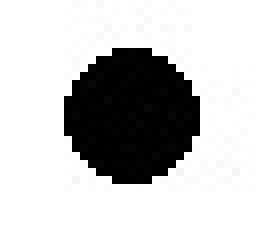
%> input picture 2012/Script_TaparCirculos/Imagenes/ImgSimple.jpg, 32 x 29 px (shown 8 times larger)
$ octave script_Test.m   (GNU Octave 9; MATLAB toolbox functions it lacks are replaced by stand-ins)
%> lines starting %> are read from the running program, lines starting %| are printed output that depends on the picture; in (x1, y1, x2, y2) boxes, pixels count from 0 and x2, y2 are one past the last pixel; in counts of white or black regions, pixels touching at a corner belong together; the program's own positions count from 1
### 2012/Script_Escalar/func_max_imag.m
function [pos_max_fila pos_max_columna valor]=func_max_imag(imag)
    [valor aux]=max(imag) %me devuelve el valor del maximo por columna, pero me da la posicion en la que esta(EN COLUMNA)
    [valor pos_max_columna]=max(valor);%cuando lo hago por segunda vez, me devuelve la columna en la que esta el maximo absoluto
    pos_max_fila=aux(pos_max_columna); %con el valor que averigue de la columna, ahora saco la fila del vector aux
end

### 2012/Script_TaparCirculos/script_Test.m


clc;
close all;
clear all;
fclose all;

%cargo las im醙enes
FileName = 'ImgSimple.jpg';
PathFile = '.\Imagenes';
FullFileName = fullfile(PathFile,FileName);
CargarIm_Matriz = imread(FullFileName);
%> CargarIm_Matriz is the input picture: size 29x32x3 uint8; min 0, max 255, mean 194.2
kernel =(CargarIm_Matriz( : , : ,1));
[imgKF , imgKC] = size(kernel);
%> imgKF = 29; imgKC = 32

for i= 1: imgKC
    for j= 1: imgKF

        if kernel(j,i)>128
            kernel(j,i)=0;
        else
            kernel(j,i) =255;
        end
    end
end

FileName = 'ImgCompleta.jpg';
PathFile = '.\Imagenes';
FullFileName = fullfile(PathFile,FileName);
CargarIm_Matriz = imread(FullFileName);
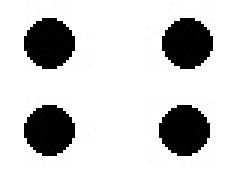
%> input picture 2012/Script_TaparCirculos/Imagenes/ImgCompleta.jpg, 81 x 65 px (shown 3 times larger)
%> CargarIm_Matriz is the input picture: size 65x81x3 uint8; min 0, max 255, mean 212.1
imshow(CargarIm_Matriz)

Img1 =(CargarIm_Matriz( : , : ,1));
[imgF , imgC] = size(Img1);
%> imgF = 65; imgC = 81

for i= 1: imgC
    for j= 1: imgF

        if Img1(j,i)>128
            Img1(j,i)=0;
        else
            Img1(j,i) =255;
        end
    end
end
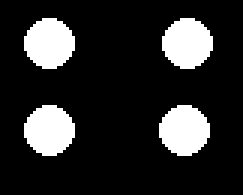
%> Img1: size 65x81 uint8 (shown 3 times larger); 16.8% white; 4 white regions, box (x1, y1, x2, y2) and area: (8, 6, 25, 23) 221, (54, 6, 71, 23) 221, (8, 35, 25, 52) 221, (53, 35, 70, 52) 221

Img=Img1
[kF , kC] = size(kernel);
%> kF = 29; kC = 32
MatCorrelacion = zeros(size(Img));

%Agrando la imagen para que entre el kernel
Img_adaptada1 = [zeros(kF - 1 , imgC); Img];
%> Img_adaptada1: size 93x81 uint8; 11.7% white; 4 white regions, box (x1, y1, x2, y2) and area: (8, 34, 25, 51) 221, (54, 34, 71, 51) 221, (8, 63, 25, 80) 221, (53, 63, 70, 80) 221
Img_adaptada2 = [Img_adaptada1; zeros(kF - 1 , imgC)];
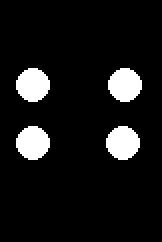
%> Img_adaptada2: size 121x81 uint8 (shown 2 times larger); 9% white; 4 white regions, box (x1, y1, x2, y2) and area: (8, 34, 25, 51) 221, (54, 34, 71, 51) 221, (8, 63, 25, 80) 221, (53, 63, 70, 80) 221
Img_adaptada3 = [Img_adaptada2 zeros((imgF + 2*kF - 2), kC-1)] ;
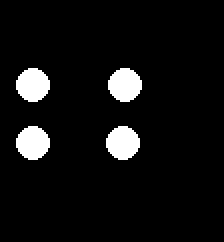
%> Img_adaptada3: size 121x112 uint8 (shown 2 times larger); 6.5% white; 4 white regions, box (x1, y1, x2, y2) and area: (8, 34, 25, 51) 221, (54, 34, 71, 51) 221, (8, 63, 25, 80) 221, (53, 63, 70, 80) 221
Img_Final = [zeros(imgF + 2*kF - 2, kC-1) Img_adaptada3];
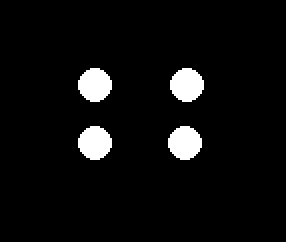
%> Img_Final: size 121x143 uint8 (shown 2 times larger); 5.1% white; 4 white regions, box (x1, y1, x2, y2) and area: (39, 34, 56, 51) 221, (85, 34, 102, 51) 221, (39, 63, 56, 80) 221, (84, 63, 101, 80) 221

[imgFinalF , imgFinalC] = size(Img_Final);
%> imgFinalF = 121; imgFinalC = 143

vectorMax=zeros(4,2);

%Obtengo la Matriz Correlacion, que va a ser el kernel multiplicado punto a
%punto por la imagen original
for i= 1:(imgFinalC-kC)
   for j=1:(imgFinalF-kF)
      SubMat = Img_Final( j:(j-1)+kF , i:(i-1)+kC );
      Correlacion = sum(sum(SubMat.*kernel));
      MatCorrelacion(i,j) = Correlacion ;
    end
end
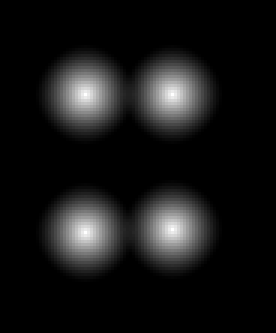
%> MatCorrelacion: size 111x92 double (shown 3 times larger); min 0, max 56355, mean 4878.4; drawn with min black and max white

f=1;
c=1;

figure;
imshow(uint8(MatCorrelacion/max(max(abs(MatCorrelacion)))*255));

[f_k c_k b_k]=size(kernel);
%> f_k = 29; c_k = 32; b_k = 1

extra=1;
tamanio=round(f_k/2) + extra ;%Aca tapo con el tama駉 de kernel, le sumo un extra para que
%> tamanio = 16
%termine de tapar todo el circulo (se arraiga error cuando hago la
%correlacion)
VectorMaximos = zeros(4,2);
for i=1:4
    [f c V]=func_max_imag(MatCorrelacion);%esta funcion me da fila,columna del maximo y su valor

    VectorMaximos(i,1 )=f;
    VectorMaximos(i,2 )=c;
    MatCorrelacion((f-tamanio):(f+tamanio),(c-tamanio):(c+tamanio))=0;%tapo en 0 el area
    figure;
    imshow(uint8(MatCorrelacion/max(max(abs(MatCorrelacion)))*255));
end
%> this loop made 4 passes
%> (pos_max_columna in func_max_imag, pos_max_fila in func_max_imag, f, c) on passes 1 to 4: (29, 32, 32, 29), (29, 78, 78, 29), (58, 32, 32, 58), (58, 77, 77, 58)
%> pass 2, `imshow(uint8(MatCorrelacion/max(max(abs(MatCorrelacion)))*255));`:
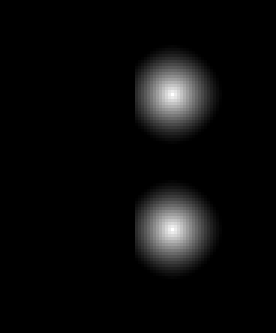
%> displayed picture: size 111x92, on the screen's scale of 0 to 255 (shown 3 times larger); min 0, max 255, mean 10.9
%> after the loop: MatCorrelacion: size 111x92 double; every value is 0
%> after the loop, VectorMaximos = [32 29; 78 29; 32 58; 77 58]
